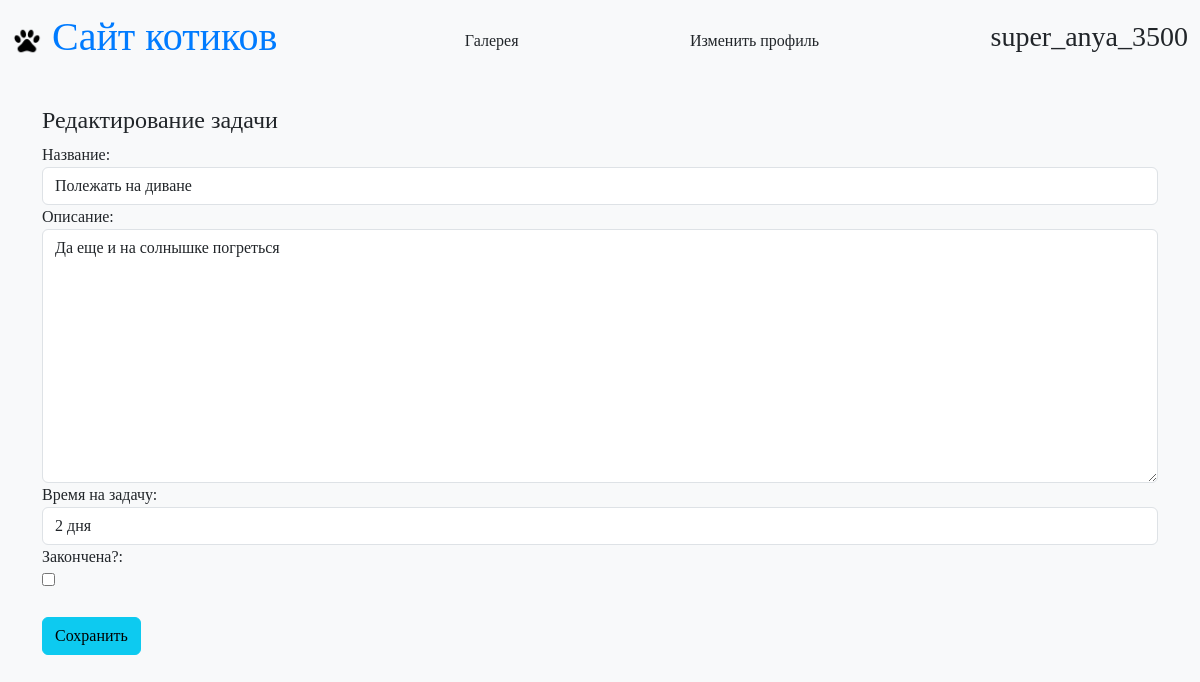
Page /edit_task/6/ (signed in) on the committed database.
### main/models.py (models this page shows, shortened)
class User(AbstractUser):
    username = models.CharField(max_length=100, unique=True, null=False, blank=False, default='username')
    name = models.CharField(max_length=100, null=False, blank=False, default='default name')
    surname = models.CharField(max_length=100, null=True)
    email = models.EmailField(unique=True, null=False, blank=False, default='default@example.com')
    birth_date = models.DateField(null=True)
    city = models.CharField(max_length=100, null=False, blank=False, default='default city')
    toy = models.CharField(max_length=100, null=False, blank=False, default='default toy')
    modified_date = models.DateTimeField(default=timezone.now)

class Task(models.Model):
    user = models.ForeignKey(settings.AUTH_USER_MODEL, on_delete=models.CASCADE, verbose_name='Пользователь', related_name='tasks', default=None, null=True)
    title = models.CharField('Название', max_length=100, null=False, blank=False)
    task = models.TextField('Описание', null=False, blank=False)
    work_size = models.CharField('Время на задачу', max_length=100, null=True)
    start_date = models.DateField('Дата начала', default=None, null=True)
    end_date = models.DateField('Дата окончания', default=None, null=True)
    is_finished = models.BooleanField('Закончена?', default=False)
    class Meta:
        verbose_name = 'Задача'
        verbose_name_plural = 'Задачи'

### main/views.py (the view, shortened to what this page needs)
# urls.py: path('edit_task/<int:task_id>/', views.EditTask.as_view(), name='edit_task'),
class EditTask(View):
    template_name = 'tasks/edit_task.html'
    def get(self, request, task_id):
        task = get_object_or_404(Task, id=task_id)
        contex = {'form': EditTaskForm(instance=task), 'task': task}
        return render(request, self.template_name, contex)

### main/forms.py
class EditTaskForm(forms.ModelForm):
    class Meta:
        model = Task
        fields = ['title', 'task', 'work_size', 'is_finished']
        labels = {
            'title': 'Название',
            'task': 'Описание',
            'work_size': 'Время на задачу',
            'is_finished': 'Закончена?'
        }

### main/templates/tasks/edit_task.html (shortened to what this page needs)
{% extends "main/base.html" %}
{% load widget_tweaks %}
{% block content %}
    <h4>Редактирование задачи</h4>
    <form action="{% url 'edit_task' task.id %}" method="post">
        {{ form.title.label }}:<br>
         <div>
                {{ form.title|add_class:'form-control' }}
         </div>
        {{ form.task.label }}:<br>
         <div>
                {{ form.task|add_class:'form-control' }}
         </div>
        {{ form.work_size.label }}:<br>
         <div>
                {{ form.work_size|add_class:'form-control' }}
         </div>
        {{ form.is_finished.label }}:<br>
         <div>
                {{ form.is_finished }}
         </div>
        <br>
        <button type="submit" class="btn btn-info">Сохранить</button>
    </form>
{% endblock %}

### main/templates/main/base.html (shortened to what this page needs)
{% load static %}
<!doctype html>
<html lang="en">
<head>
    <link href="https://cdn.jsdelivr.net/npm/bootstrap@5.3.3/dist/css/bootstrap.min.css"
      rel="stylesheet"
>
    <link rel="stylesheet" type="text/css" href="{% static 'main/css/style.css' %}"/>
</head>
<body>
<header>
<nav class="navbar bg-body-tertiary">
  <div class="container-fluid">
    <a class="navbar-brand" href="{% url 'home' %}">
        <img src="{% static 'main/img/paw_icon.ico' %}" alt="Cat Paw" class="cat-paw">
        <h1>Сайт котиков</h1>
    </a>
      <a class="nav-link" href="{% url 'galery' %}">Галерея</a>
      {% if user.is_authenticated %}
    <a class="nav-link" href="{% url 'edit_profile' %}">Изменить профиль</a>
    <a class="nav-link" href="#" onclick="event.preventDefault(); document.getElementById('logout-form').submit();"><h3>{{ user.username }}</h3></a>
      {% else %}
    <form class="d-flex ms-auto">
      <a class="btn btn-register" href="{% url 'register' %}">Зарегистрироваться</a>
      <a class="btn btn-login ml-2" href="{% url 'login' %}">Войти</a>
    </form>
      {% endif %}
  </div>
</nav>
</header>
<main role="main" class="container mt-4">
    {% block content %}{% endblock %}
</main>
</body>
</html>

### main/static/main/css/style.css (style rules this page uses)
body { font-family: 'Comic Sans MS', cursive; background-color: #f8f9fa; }
.navbar { background-color: #e3f2fd; display: flex; justify-content: space-between; align-items: center; }
.navbar-brand { display: flex; align-items: center; }
.navbar-brand h1 { font-family: 'Comic Sans MS', cursive; color: #007bff; margin-left: 10px; }
.cat-paw { width: 30px; height: 30px; }

### rows in the picture
User: username "super_anya_3500"
Task: title "Полежать на диване", task "Да еще и на солнышке погреться", work_size "2 дня"
